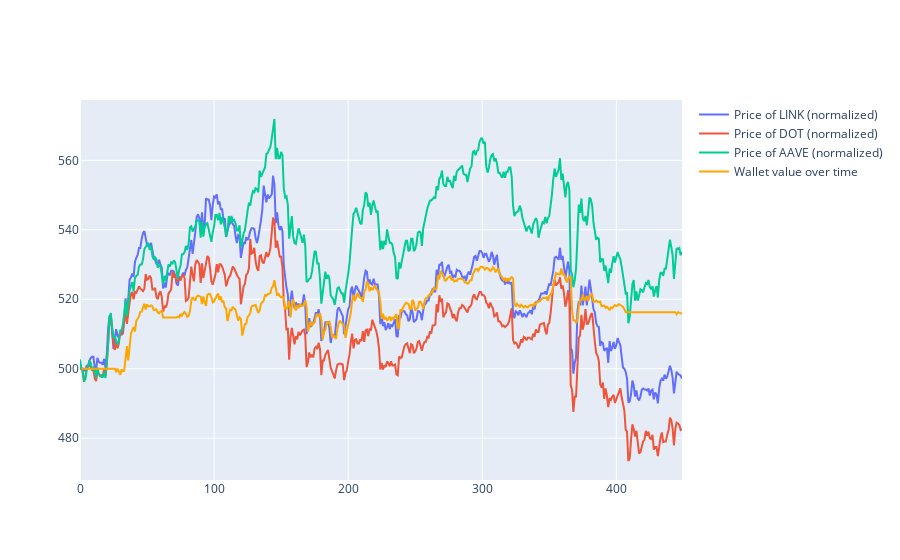

Notebook code for this chart:
### Code cell
fig = go.Figure()
fig = make_subplots()

for a in signals.asset.unique():
    priceAt0 = signals[(signals.timestamp == 1) & ((signals.asset == a))].price.values[0]
    z = valueAt0 / priceAt0
    filteredSignals = signals[signals["asset"] == a]
    
    fig.add_trace(
        go.Scatter(
            x=filteredSignals["timestamp"],
            y=filteredSignals["price"] * z, mode = "lines",
            name = "Price of " + a + " (normalized)"
            
    ))
fig.add_trace(
    go.Scatter(
        x=value["timestamp"],
        y=value["value"], mode = "lines",
        name = "Wallet value over time",
        marker = dict(color = "orange")
    ), secondary_y = False)

fig.show()

### Figure 1 — Plotly figure (JSON) as saved in the notebook; plotly's stock layout.template omitted (floating-point values rounded to 4 significant figures; data arrays with more than 128 entries replaced by an {"elided": "..."} marker saying what was removed)
{"data": [{"mode": "lines", "name": "Price of LINK (normalized)", "type": "scatter", "x": {"elided": "450 int values"}, "y": {"elided": "450 float values"}}, {"mode": "lines", "name": "Price of DOT (normalized)", "type": "scatter", "x": {"elided": "450 int values"}, "y": {"elided": "450 float values"}}, {"mode": "lines", "name": "Price of AAVE (normalized)", "type": "scatter", "x": {"elided": "450 int values"}, "y": {"elided": "450 float values"}}, {"marker": {"color": "orange"}, "mode": "lines", "name": "Wallet value over time", "type": "scatter", "x": {"elided": "449 int values"}, "xaxis": "x", "y": {"elided": "449 float values"}, "yaxis": "y"}], "layout": {"xaxis": {"anchor": "y", "domain": [0, 1]}, "yaxis": {"anchor": "x", "domain": [0, 1]}}}
